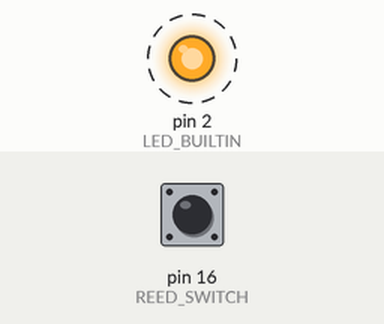
Bench run of a sketch on a simulated Arduino Uno, built with avr-gcc and run on an emulated ATmega328P. Parts: output pins drawn as LEDs (lit = HIGH). Dashed ring = blinking. The inputs (shaded band) are chosen by the test bench; at power-on: pin 16 (REED_SWITCH) LOW. What the sketch prints to the serial monitor is not drawn.

Above: at 0.2 s.
Timing chart, 0 to 3.0 s (numbered marks = the images above):
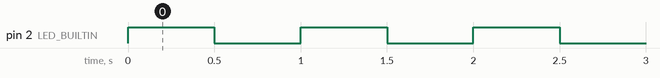

The sketch:

HelloWorld.ino
```cpp
int LED_BUILTIN = 2;
int REED_SWITCH = 16;

void setup() {
  Serial.begin(115200);
  pinMode(LED_BUILTIN, OUTPUT);
  pinMode(REED_SWITCH, INPUT);
}

// the loop function runs over and over again forever
void loop() {
  digitalWrite(LED_BUILTIN, HIGH);   // turn the LED on (HIGH is the voltage level)
  delay(500);                       // wait for a second
  digitalWrite(LED_BUILTIN, LOW);    // turn the LED off by making the voltage LOW
  delay(500);
  int reedStatus = digitalRead(REED_SWITCH);
  Serial.print("Reed status: ");
  Serial.println(reedStatus);
}
```

Measured:
- by itself, pin 2 (LED_BUILTIN): alternates HIGH for 0.50 s and LOW for 0.50 s
